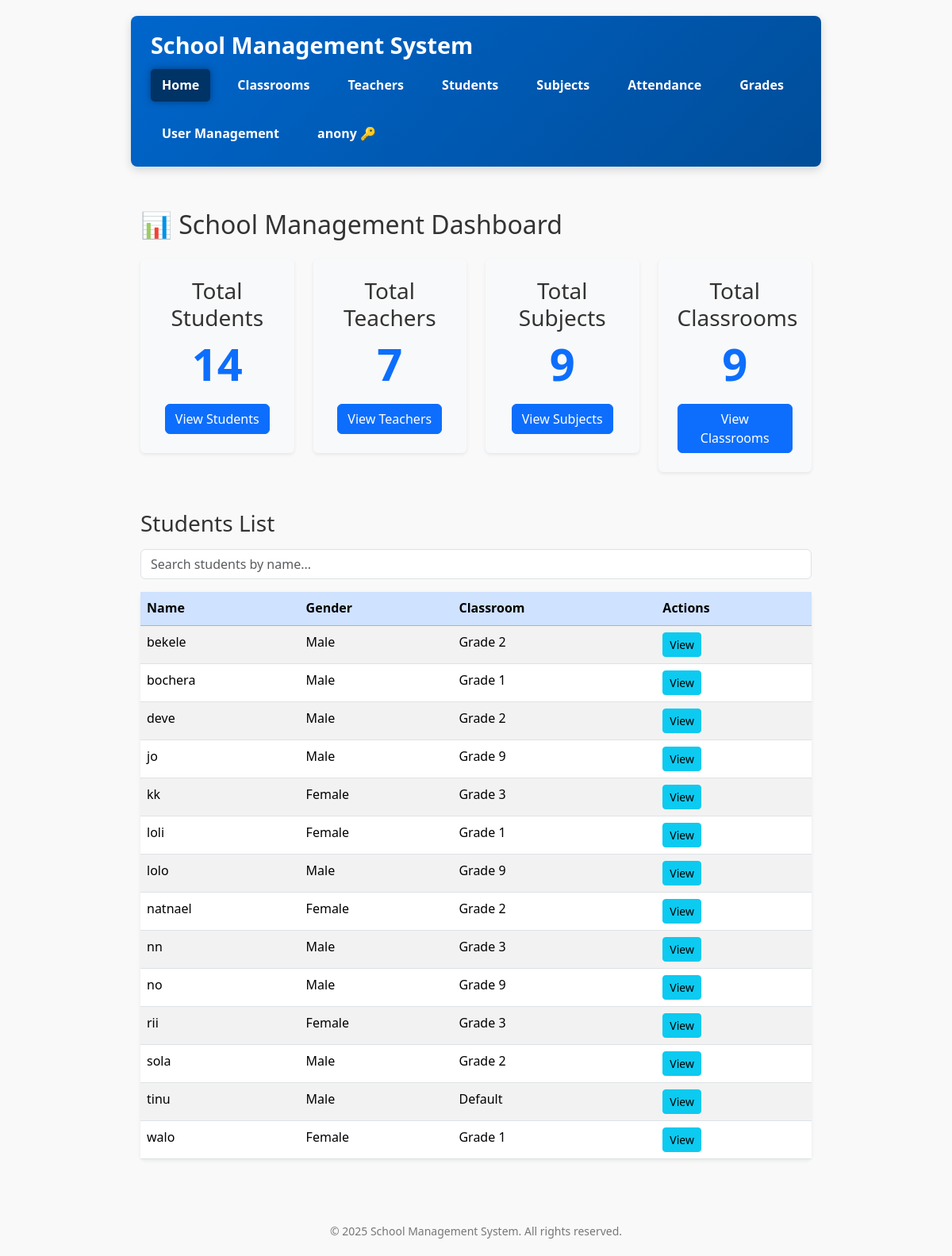
Screenshot of / (signed in) with the database file from the repository.
### school/models.py (models this page shows, shortened)
class User(AbstractUser):
    ROLE_CHOICES = (
        ('ADMIN', 'Admin'),
        ('TEACHER', 'Teacher'),
        ('STUDENT', 'Student'),
    )
    role = models.CharField(max_length=10, choices=ROLE_CHOICES, null=True, blank=True)
    force_password_change = models.BooleanField(default=False)  # Add this field

class Student(models.Model):
    user = models.OneToOneField(settings.AUTH_USER_MODEL, on_delete=models.CASCADE)
    GENDER_CHOICES = [('Male', 'Male'), ('Female', 'Female'), ('Other', 'Other')]
    name = models.CharField(max_length=100)
    age = models.PositiveIntegerField()
    gender = models.CharField(max_length=10, choices=GENDER_CHOICES)
    photo = models.ImageField(upload_to='student_photos/', blank=True, null=True)
    address = models.TextField(blank=True)
    parent_contact = models.CharField(max_length=20, blank=True)
    classroom = models.ForeignKey(ClassRoom, on_delete=models.CASCADE, related_name='students')
    class Meta:
        ordering = ['name']

class ClassRoom(models.Model):
    name = models.CharField(max_length=100)
    section = models.CharField(max_length=1)
    subjects = models.ManyToManyField('Subject', related_name='classrooms', blank=True)
    class Meta:
        ordering = ['name', 'section']
        verbose_name_plural = 'Classrooms'

### school/views.py (the view)
# urls.py: path('', views.home, name='home'),
@login_required
def home(request):
    user = request.user
    is_admin_or_teacher = False
    if user.is_authenticated:
        is_admin_or_teacher = user.is_superuser or (hasattr(user, 'role') and user.role.upper() in ['ADMIN', 'TEACHER'])
    context = {
        'total_students': Student.objects.count(),
        'total_teachers': Teacher.objects.count(),
        'total_subjects': Subject.objects.count(),
        'total_classrooms': ClassRoom.objects.count(),
        'students': Student.objects.all(), # Consider limiting this for performance on large datasets
        'is_admin_or_teacher': is_admin_or_teacher,
    }
    return render(request, 'school/home.html', context)

### school/templates/school/home.html (shortened to what this page needs)
{% extends 'school/base.html' %}
{% block content %}
{% if user.is_authenticated %}
    {% if is_admin_or_teacher %}
        <h2 class="mb-4">📊 School Management Dashboard</h2>
        <div class="row g-4 mb-5">
            <div class="col-12 col-md-6 col-lg-3">
                <div class="p-4 bg-light rounded shadow-sm text-center">
                    <h3>Total Students</h3>
                    <p class="display-4 text-primary fw-bold">{{ total_students }}</p>
                    <a href="{% url 'school:student_list' %}" class="btn btn-primary">View Students</a>
                </div>
            </div>
            <div class="col-12 col-md-6 col-lg-3">
                <div class="p-4 bg-light rounded shadow-sm text-center">
                    <h3>Total Teachers</h3>
                    <p class="display-4 text-primary fw-bold">{{ total_teachers }}</p>
                    <a href="{% url 'school:teacher_list' %}" class="btn btn-primary">View Teachers</a>
                </div>
            </div>
            <div class="col-12 col-md-6 col-lg-3">
                <div class="p-4 bg-light rounded shadow-sm text-center">
                    <h3>Total Subjects</h3>
                    <p class="display-4 text-primary fw-bold">{{ total_subjects }}</p>
                    <a href="{% url 'school:subject_list' %}" class="btn btn-primary">View Subjects</a>
                </div>
            </div>
            <div class="col-12 col-md-6 col-lg-3">
                <div class="p-4 bg-light rounded shadow-sm text-center">
                    <h3>Total Classrooms</h3>
                    <p class="display-4 text-primary fw-bold">{{ total_classrooms }}</p>
                    <a href="{% url 'school:classroom_list' %}" class="btn btn-primary">View Classrooms</a>
                </div>
            </div>
        </div>
        <h3 class="mb-3">Students List</h3>
        <input
            type="text"
            id="studentSearch"
            class="form-control mb-3"
            placeholder="Search students by name..."
            onkeyup="filterStudents()"
        />
        <table class="table table-striped table-hover rounded shadow-sm bg-white">
            <thead class="table-primary">
                <tr>
                    <th>Name</th>
                    <th>Gender</th>
                    <th>Classroom</th>
                    <th>Actions</th>
                </tr>
            </thead>
            <tbody id="studentsTableBody">
                {% for student in students %}
                <tr>
                    <td>{{ student.name }}</td>
                    <td>{{ student.gender }}</td>
                    <td>{{ student.classroom.name|default:"N/A" }}</td>
                    <td>
                        <a href="{% url 'school:student_detail' student.pk %}" class="btn btn-info btn-sm">View</a>
                    </td>
                </tr>
                {% empty %}
                <tr>
                    <td colspan="4" class="text-center">No students available.</td>
                </tr>
                {% endfor %}
            </tbody>
        </table>
    {% else %}
        <div class="text-center mt-5">
            <h1>🎓 Welcome to the School Management System</h1>
            <p class="lead mt-3">Your account does not have an assigned role. Please contact the administrator.</p>
            <a href="{% url 'logout' %}" class="btn btn-warning mt-3">Logout</a>
        </div>
    {% endif %}
{% endif %}
{% endblock %}

### school/templates/school/base.html (shortened to what this page needs)
{% load static %}
<!DOCTYPE html>
<html lang="en">
<head>
    <link href="https://cdn.jsdelivr.net/npm/bootstrap@5.3.3/dist/css/bootstrap.min.css" rel="stylesheet" />
</head>
<body>
    <header>
        <div class="d-flex align-items-center">
            <h1>School Management System</h1>
        </div>
       <nav>
    <a href="{% url 'school:home' %}" class="{% if request.resolver_match.url_name == 'home' %}active{% endif %}">Home</a>
    <a href="{% url 'school:classroom_list' %}" class="{% if 'classroom' in request.path %}active{% endif %}">Classrooms</a>
    <a href="{% url 'school:teacher_list' %}" class="{% if 'teacher' in request.path %}active{% endif %}">Teachers</a>
    <a href="{% url 'school:student_list' %}" class="{% if 'student' in request.path %}active{% endif %}">Students</a>
    <a href="{% url 'school:subject_list' %}" class="{% if 'subject' in request.path %}active{% endif %}">Subjects</a>
    <a href="{% url 'school:attendance_list' %}" class="{% if 'attendance' in request.path %}active{% endif %}">Attendance</a>
    <a href="{% url 'school:grade_list' %}" class="{% if 'grade' in request.path %}active{% endif %}">Grades</a>
    {% if user.is_authenticated %}
        {% if user.is_superuser or user.role|default:''|upper == 'ADMIN' %}
            <a href="{% url 'school:user_list' %}" class="{% if 'users' in request.path %}active{% endif %}">User Management</a>
        {% endif %}
        <form id="logout-form" action="{% url 'school:logout' %}" method="post" style="display:inline;">
            <button type="submit" title="Logout">{{ user.username }} &#x1F511;</button>
        </form>
    {% else %}
        <a href="{% url 'school:login' %}" class="{% if 'login' in request.path %}active{% endif %}">Login</a>
    {% endif %}
</nav>
    </header>
    <div class="container py-4">
        {% block content %}{% endblock %}
    </div>
    <footer>
        &copy; {% now "Y" %} School Management System. All rights reserved.
    </footer>
</body>
</html>

### school/templates/school/base.html (style rules this page uses)
body { font-family: 'Segoe UI', Tahoma, Geneva, Verdana, sans-serif; max-width: 900px; margin: 20px auto; padding: 0 15px; background: #f9f9f9; color: #333; line-height: 1.6; }
header { background: linear-gradient(135deg, #0066cc 0%, #004d99 100%); color: white; padding: 20px 25px; margin-bottom: 30px; border-radius: 8px; box-shadow: 0 4px 12px rgba(0, 0, 0, 0.15); position: sticky; top: 0; z-index: 1000; }
header h1 { margin: 0; font-weight: 700; font-size: 1.8rem; user-select: none; }
nav { margin-top: 12px; display: flex; gap: 20px; flex-wrap: wrap; }
nav a, nav form button { color: white; font-weight: 600; padding: 8px 14px; border-radius: 5px; transition: background-color 0.3s ease; cursor: pointer; text-decoration: none; border: none; background: none; }
nav a.active { background-color: #003366; color: #fff; box-shadow: 0 0 8px #003366cc; }
footer { margin-top: 40px; text-align: center; color: #777; font-size: 14px; }

### rows the page displays
User: username "anony"
Student: name "bekele", gender "Male", classroom.name "Grade 2"
Student: name "bochera", gender "Male", classroom.name "Grade 1"
Student: name "deve", gender "Male", classroom.name "Grade 2"
Student: name "jo", gender "Male", classroom.name "Grade 9"
Student: name "kk", gender "Female", classroom.name "Grade 3"
Student: name "loli", gender "Female", classroom.name "Grade 1"
Student: name "lolo", gender "Male", classroom.name "Grade 9"
Student: name "natnael", gender "Female", classroom.name "Grade 2"
Student: name "nn", gender "Male", classroom.name "Grade 3"
Student: name "no", gender "Male", classroom.name "Grade 9"
Student: name "rii", gender "Female", classroom.name "Grade 3"
Student: name "sola", gender "Male", classroom.name "Grade 2"
Student: name "tinu", gender "Male", classroom.name "Default"
Student: name "walo", gender "Female", classroom.name "Grade 1"

### other values shown
{{ total_students }} "14"
{{ total_teachers }} "7"
{{ total_subjects }} "9"
{{ total_classrooms }} "9"
